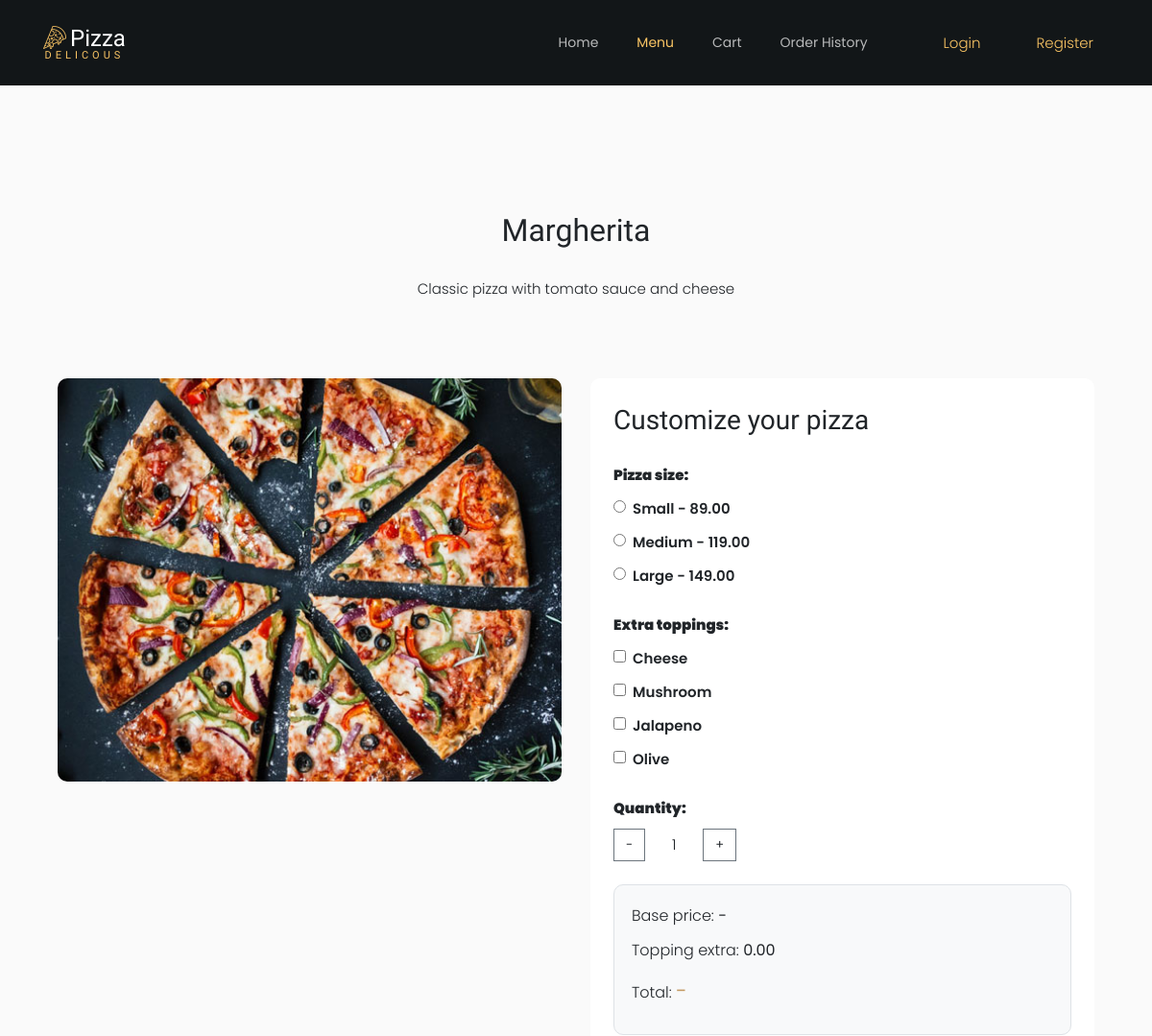
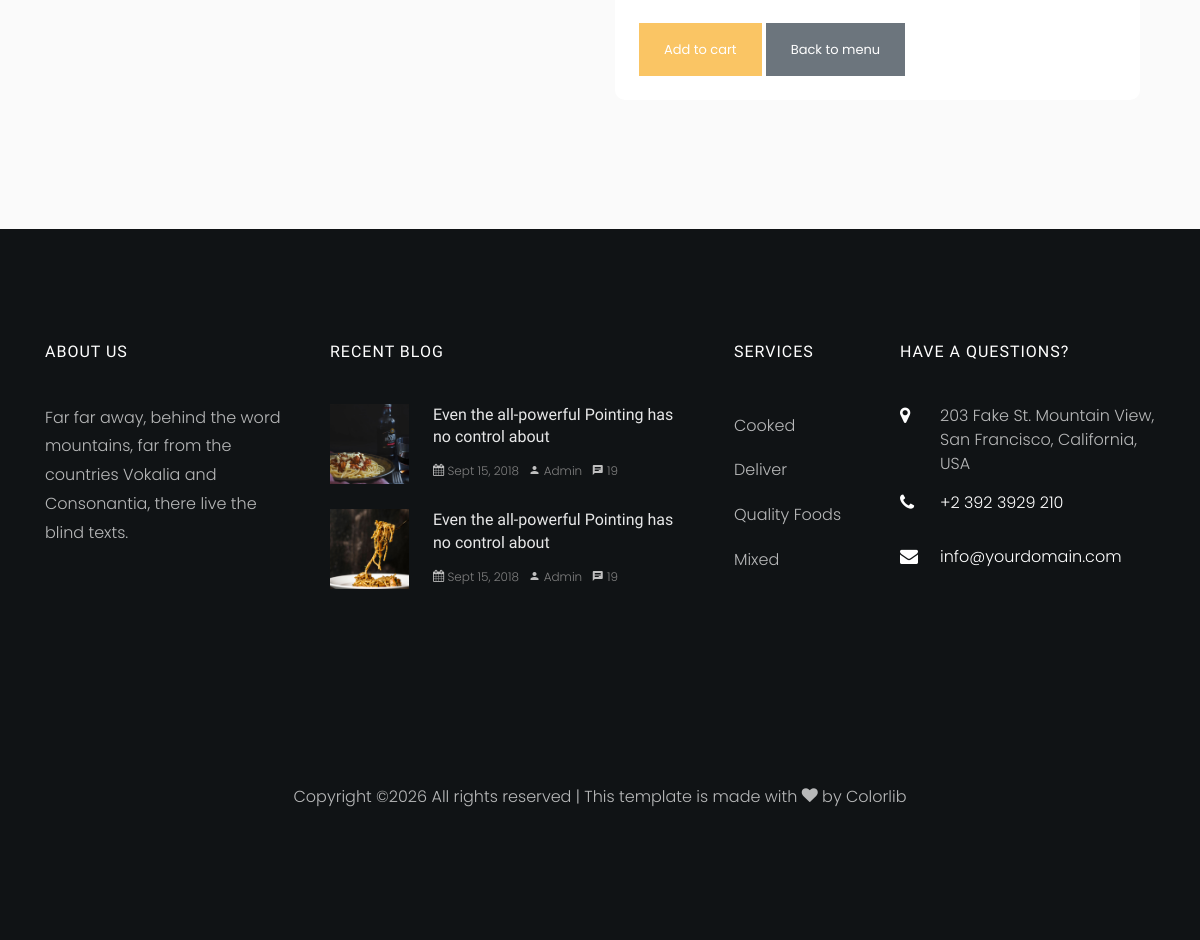
Screenshot of /menu/pizza/1/ with the database file from the repository (2 pictures, top to bottom).
### menu/models.py (models this page shows, shortened)
class Pizza(models.Model):
    name = models.CharField(max_length=100, unique=True)
    description = models.TextField(blank=True)
    image_url = models.URLField(blank=True)
    available = models.BooleanField(default=True)
    allowed_toppings = models.ManyToManyField(Topping, blank=True, related_name="pizzas")

class PizzaSize(models.Model):
    name = models.CharField(max_length=20, unique=True)
    price = models.DecimalField(max_digits=6, decimal_places=2)
    topping_extra_price = models.DecimalField(max_digits=6, decimal_places=2)

class Topping(models.Model):
    name = models.CharField(max_length=100, unique=True)
    available = models.BooleanField(default=True)

### menu/views.py (the view)
# urls.py: path("menu/pizza/<int:pizza_id>/", views.pizza_detail, name="pizza_detail"),
def pizza_detail(request, pizza_id):
    pizza = get_object_or_404(Pizza, id=pizza_id, available=True)
    drinks = Drink.objects.filter(available=True)  # added
    if request.method == "POST":
        form = AddPizzaToCartForm(request.POST)
        form.fields["toppings"].queryset = pizza.allowed_toppings.filter(available=True)
        if form.is_valid():
            size = form.cleaned_data["pizza_size"]
            toppings = form.cleaned_data["toppings"]
            quantity = form.cleaned_data["quantity"]
            topping_count = toppings.count()
            unit_price = size.price + (size.topping_extra_price * topping_count)
            cart = request.session.get("cart", [])
            cart_item = {
                "type": "pizza",
                "pizza_id": pizza.id,
                "pizza_name": pizza.name,
                "pizza_size_id": size.id,
                "pizza_size_name": size.name,
                "quantity": quantity,
                "toppings": [t.name for t in toppings],
                "unit_price": str(unit_price),
            }
            cart.append(cart_item)
            request.session["cart"] = cart
            messages.success(request, f"{pizza.name} added to cart.")
            return redirect("orders:cart")
    else:
        form = AddPizzaToCartForm()
        form.fields["toppings"].queryset = pizza.allowed_toppings.filter(available=True)
    return render(
        request,
        "menu/pizza_detail.html",
        {
            "pizza": pizza,
            "form": form,
            "drinks": drinks,  # added
        },
    )

### orders/forms.py
class AddPizzaToCartForm(forms.Form):
    pizza_size = forms.ModelChoiceField(
        queryset=PizzaSize.objects.all(),
        empty_label="Select a size",
        label="Pizza size"
    )
    toppings = forms.ModelMultipleChoiceField(
        queryset=Topping.objects.filter(available=True),
        required=False,
        widget=forms.CheckboxSelectMultiple,
        label="Extra toppings"
    )
    quantity = forms.IntegerField(
        min_value=1,
        initial=1,
        label="Quantity"
    )

### menu/templates/menu/pizza_detail.html (shortened to what this page needs)
{% extends "base.html" %}
{% load static %}
{% block content %}
<section class="ftco-section">
    <div class="container">
        <div class="row justify-content-center mb-5 pb-3">
            <div class="col-md-8 customize-heading text-center ftco-animate">
                <h2 class="mb-4">{{ pizza.name }}</h2>
                <p>{{ pizza.description }}</p>
            </div>
        </div>
        <div class="row">
            <div class="col-md-6 ftco-animate">
                <div class="pizza-image-box"
                     style="background-image: url('{% static 'pizza_template/images/pizza-1.jpg' %}');">
                </div>
            </div>
            <div class="col-md-6 ftco-animate">
                <div class="customize-box p-4">
                    <h3 class="mb-4">Customize your pizza</h3>
                    <form method="post">
                        <div class="mb-4">
                            <label class="mb-2"><strong>Pizza size:</strong></label>
                            {% for size in form.fields.pizza_size.queryset %}
                                <div class="form-check">
                                    <input class="form-check-input"
                                           type="radio"
                                           name="pizza_size"
                                           value="{{ size.id }}"
                                           id="size_{{ size.id }}">
                                    <label class="form-check-label" for="size_{{ size.id }}">
                                        {{ size.name }} - {{ size.price }}
                                    </label>
                                </div>
                            {% endfor %}
                        </div>
                        <div class="mb-4">
                            <label class="mb-2"><strong>Extra toppings:</strong></label>
                            {% for topping in form.fields.toppings.queryset %}
                                <div class="form-check">
                                    <input class="form-check-input"
                                           type="checkbox"
                                           name="toppings"
                                           value="{{ topping.id }}"
                                           id="topping_{{ topping.id }}">
                                    <label class="form-check-label" for="topping_{{ topping.id }}">
                                        {{ topping.name }}
                                    </label>
                                </div>
                            {% endfor %}
                        </div>
                        <div class="mb-4">
                            <label class="mb-2"><strong>Quantity:</strong></label>
                            <div class="d-flex align-items-center" style="gap: 15px;">
                                <button type="button" class="btn btn-outline-secondary" id="qty-minus">-</button>
                                <span id="qty-display" style="min-width: 30px; text-align: center;">1</span>
                                <button type="button" class="btn btn-outline-secondary" id="qty-plus">+</button>
                            </div>
                        </div>
                        <div class="price-summary mt-3 mb-4">
                            <p>Base price: <strong id="base-price">-</strong></p>
                            <p>Topping extra: <strong id="topping-price">0.00</strong></p>
                            <p>Total: <strong id="total-price">-</strong></p>
                        </div>
                        <button type="submit" class="btn btn-primary py-3 px-4">Add to cart</button>
                        <a href="{% url 'menu:menu_list' %}" class="btn btn-secondary py-3 px-4">Back to menu</a>
                    </form>
                </div>
            </div>
        </div>
    </div>
</section>
{% endblock %}

### templates/base.html (shortened to what this page needs)
{% load static %}
<!DOCTYPE html>
<html lang="en">
<head>
    <link rel="stylesheet" href="{% static 'pizza_template/css/open-iconic-bootstrap.min.css' %}">
    <link rel="stylesheet" href="{% static 'pizza_template/css/animate.css' %}">
    <link rel="stylesheet" href="{% static 'pizza_template/css/owl.carousel.min.css' %}">
    <link rel="stylesheet" href="{% static 'pizza_template/css/owl.theme.default.min.css' %}">
    <link rel="stylesheet" href="{% static 'pizza_template/css/magnific-popup.css' %}">
    <link rel="stylesheet" href="{% static 'pizza_template/css/aos.css' %}">
    <link rel="stylesheet" href="{% static 'pizza_template/css/ionicons.min.css' %}">
    <link rel="stylesheet" href="{% static 'pizza_template/css/bootstrap-datepicker.css' %}">
    <link rel="stylesheet" href="{% static 'pizza_template/css/jquery.timepicker.css' %}">
    <link rel="stylesheet" href="{% static 'pizza_template/css/flaticon.css' %}">
    <link rel="stylesheet" href="{% static 'pizza_template/css/icomoon.css' %}">
    <link rel="stylesheet" href="{% static 'pizza_template/css/style.css' %}">
</head>
<body class="bg-light">
      	<nav class="navbar navbar-expand-lg navbar-dark ftco_navbar bg-dark ftco-navbar-light" id="ftco-navbar">
            <div class="container">
                  <a class="navbar-brand" href="{% url 'menu:home' %}"><span class="flaticon-pizza-1 mr-1"></span>Pizza<br><small>Delicous</small></a>
              <div class="collapse navbar-collapse" id="ftco-nav">
                <ul class="navbar-nav ml-auto">
                    <li class="nav-item {% if request.resolver_match.url_name == 'home' %}active{% endif %}">
                        <a href="{% url 'menu:home' %}" class="nav-link">Home</a>
                    </li>
                    <li class="nav-item {% if request.resolver_match.url_name == 'menu_list' or request.resolver_match.url_name == 'pizza_detail' %}active{% endif %}">
                        <a href="{% url 'menu:menu_list' %}" class="nav-link">Menu</a>
                    </li>
                    <li class="nav-item {% if request.resolver_match.url_name == 'cart' or request.resolver_match.url_name == 'checkout' %}active{% endif %}">
                        <a href="{% url 'orders:cart' %}" class="nav-link">Cart</a>
                    </li>
                    <li class="nav-item {% if request.resolver_match.url_name == 'order_history' %}active{% endif %}">
                        <a href="{% url 'orders:order_history' %}" class="nav-link">Order History</a>
                    </li>
                </ul>
                    <div class="navbar-account-area">
                        {% if user.is_authenticated %}
                            <span class="nav-link">
                                {{ user.username }}
                            </span>
                            <form action="{% url 'accounts:logout' %}" method="post">
                                {% csrf_token %}
                                <button type="submit" class="logout-btn">
                                    Logout
                                </button>
                            </form>
                        {% else %}
                            <a href="{% url 'accounts:login' %}" class="nav-link navbar-auth-link">
                                Login
                            </a>
                            <a href="{% url 'accounts:register' %}" class="nav-link navbar-auth-link">
                                Register
                            </a>
                        {% endif %}
                    </div>
              </div>
		    </div>
        </nav>
    <div class="container my-4">
        {% block content %}
        {% endblock %}
    </div>
<footer class="ftco-footer ftco-section img">
      <div class="container">
        <div class="row mb-5">
          <div class="col-lg-3 col-md-6 mb-5 mb-md-5">
            <div class="ftco-footer-widget mb-4">
              <h2 class="ftco-heading-2">About Us</h2>
              <p>Far far away, behind the word mountains, far from the countries Vokalia and Consonantia, there live the blind texts.</p>
              <ul class="ftco-footer-social list-unstyled float-md-left float-lft mt-5">
              </ul>
            </div>
          </div>
          <div class="col-lg-4 col-md-6 mb-5 mb-md-5">
            <div class="ftco-footer-widget mb-4">
              <h2 class="ftco-heading-2">Recent Blog</h2>
              <div class="block-21 mb-4 d-flex">
                <a class="blog-img mr-4" style="background-image: url({% static 'pizza_template/images/image_1.jpg' %}"></a>
                <div class="text">
                  <h3 class="heading"><a href="#">Even the all-powerful Pointing has no control about</a></h3>
                  <div class="meta">
                    <div><a href="#"><span class="icon-calendar"></span> Sept 15, 2018</a></div>
                    <div><a href="#"><span class="icon-person"></span> Admin</a></div>
                    <div><a href="#"><span class="icon-chat"></span> 19</a></div>
                  </div>
                </div>
              </div>
              <div class="block-21 mb-4 d-flex">
                <a class="blog-img mr-4" style="background-image: url({% static 'pizza_template/images/image_2.jpg' %}"></a>
                <div class="text">
                  <h3 class="heading"><a href="#">Even the all-powerful Pointing has no control about</a></h3>
                  <div class="meta">
                    <div><a href="#"><span class="icon-calendar"></span> Sept 15, 2018</a></div>
                    <div><a href="#"><span class="icon-person"></span> Admin</a></div>
                    <div><a href="#"><span class="icon-chat"></span> 19</a></div>
                  </div>
                </div>
              </div>
            </div>
          </div>
          <div class="col-lg-2 col-md-6 mb-5 mb-md-5">
             <div class="ftco-footer-widget mb-4 ml-md-4">
              <h2 class="ftco-heading-2">Services</h2>
              <ul class="list-unstyled">
                <li><a href="#" class="py-2 d-block">Cooked</a></li>
                <li><a href="#" class="py-2 d-block">Deliver</a></li>
                <li><a href="#" class="py-2 d-block">Quality Foods</a></li>
                <li><a href="#" class="py-2 d-block">Mixed</a></li>
              </ul>
            </div>
          </div>
          <div class="col-lg-3 col-md-6 mb-5 mb-md-5">
            <div class="ftco-footer-widget mb-4">
            	<h2 class="ftco-heading-2">Have a Questions?</h2>
            	<div class="block-23 mb-3">
	              <ul>
	                <li><span class="icon icon-map-marker"></span><span class="text">203 Fake St. Mountain View, San Francisco, California, USA</span></li>
	                <li><a href="#"><span class="icon icon-phone"></span><span class="text">+2 392 3929 210</span></a></li>
	                <li><a href="#"><span class="icon icon-envelope"></span><span class="text">info@yourdomain.com</span></a></li>
	              </ul>
	            </div>
            </div>
          </div>
        </div>
        <div class="row">
          <div class="col-md-12 text-center">
            <p>
  Copyright &copy;<script>document.write(new Date().getFullYear());</script> All rights reserved | This template is made with <i class="icon-heart" aria-hidden="true"></i> by <a href="https://colorlib.com" target="_blank">Colorlib</a>
  </p>
          </div>
        </div>
      </div>
    </footer>
</body>
</html>

### static/pizza_template/css/icomoon.css (style rules this page uses)
[class^="icon-"], [class*=" icon-"] { font-family: 'icomoon' !important; speak: none; font-style: normal; font-weight: normal; font-variant: normal; text-transform: none; line-height: 1; -webkit-font-smoothing: antialiased; -moz-osx-font-smoothing: grayscale; }
.icon-heart:before { content: "\f004"; }
.icon-map-marker:before { content: "\f041"; }
.icon-calendar:before { content: "\f073"; }
.icon-phone:before { content: "\f095"; }
.icon-envelope:before { content: "\f0e0"; }
.icon-chat:before { content: "\e0b7"; }
.icon-person:before { content: "\e7fd"; }

### templates/base.html (style rules this page uses)
.navbar-account-area { display: flex; align-items: center; gap: 18px; margin-left: 35px; white-space: nowrap; }
.navbar-account-area a, .navbar-account-area span { display: inline-block; }
.navbar-auth-link { margin-left: 8px; }

### menu/templates/menu/pizza_detail.html (style rules this page uses)
.ftco-section .customize-heading, .ftco-section .customize-heading * { color: #212529 !important; }
.pizza-image-box { min-height: 420px; border-radius: 10px; background-size: cover; background-position: center; background-repeat: no-repeat; }
.customize-box, .customize-box * { color: #212529 !important; }
.customize-box { background: #ffffff; border-radius: 10px; }
.customize-box label { font-weight: 600; }
.customize-box .form-check { margin-bottom: 8px; }
.customize-box .form-check-input { margin-right: 8px; }
.price-summary { background: #f8f9fa; border-radius: 10px; padding: 18px; border: 1px solid #dee2e6; }
.price-summary p { margin-bottom: 8px; font-size: 1rem; }
.price-summary #total-price { font-size: 1.3rem; color: #c49b63 !important; }
.customize-box .btn-primary, .customize-box .btn-secondary, .customize-box .btn-outline-secondary { color: #ffffff !important; }
.customize-box .btn-outline-secondary { color: #212529 !important; border-color: #6c757d; }

### rows the page displays
Pizza: name "Margherita", description "Classic pizza with tomato sauce and cheese"
PizzaSize: name "Small", price "89.00"
PizzaSize: name "Medium", price "119.00"
PizzaSize: name "Large", price "149.00"
Topping: name "Cheese"
Topping: name "Mushroom"
Topping: name "Jalapeno"
Topping: name "Olive"
